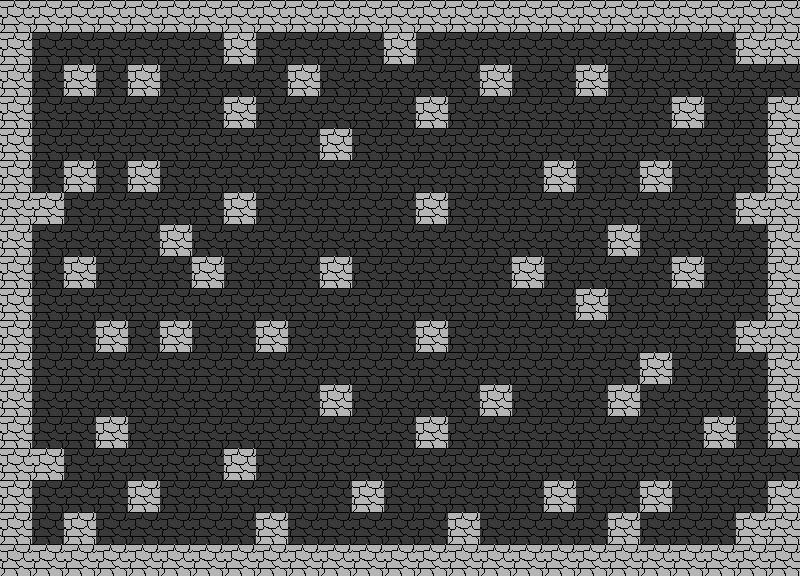

A 2D game scene composited from a Tiled map and its tileset images. What follows is a short description and the map's XML, with every tile layer's data as written:
An orthogonal 25x18 tile map with 32x32 px tiles, 1 tile layer (floor) and 5 objects (3x door, enemy, player).

<map version="1.10" tiledversion="1.11.2" orientation="orthogonal" renderorder="right-down" width="25" height="18" tilewidth="32" tileheight="32" infinite="0" nextlayerid="3" nextobjectid="6">
 <tileset firstgid="1" source="placeholder.tsx" />
 <layer id="1" name="floor" width="25" height="18">
  <data encoding="csv">
2,2,2,2,2,2,2,2,2,2,2,2,2,2,2,2,2,2,2,2,2,2,2,2,2,
2,1,1,1,1,1,1,2,1,1,1,1,2,1,1,1,1,1,1,1,1,1,1,2,2,
2,1,2,1,2,1,1,1,1,2,1,1,1,1,1,2,1,1,2,1,1,1,1,1,1,
2,1,1,1,1,1,1,2,1,1,1,1,1,2,1,1,1,1,1,1,1,2,1,1,2,
2,1,1,1,1,1,1,1,1,1,2,1,1,1,1,1,1,1,1,1,1,1,1,1,2,
2,1,2,1,2,1,1,1,1,1,1,1,1,1,1,1,1,2,1,1,2,1,1,1,2,
2,2,1,1,1,1,1,2,1,1,1,1,1,2,1,1,1,1,1,1,1,1,1,2,2,
2,1,1,1,1,2,1,1,1,1,1,1,1,1,1,1,1,1,1,2,1,1,1,1,2,
2,1,2,1,1,1,2,1,1,1,2,1,1,1,1,1,2,1,1,1,1,2,1,1,2,
2,1,1,1,1,1,1,1,1,1,1,1,1,1,1,1,1,1,2,1,1,1,1,1,2,
2,1,1,2,1,2,1,1,2,1,1,1,1,2,1,1,1,1,1,1,1,1,1,2,2,
2,1,1,1,1,1,1,1,1,1,1,1,1,1,1,1,1,1,1,1,2,1,1,1,2,
2,1,1,1,1,1,1,1,1,1,2,1,1,1,1,2,1,1,1,2,1,1,1,1,2,
2,1,1,2,1,1,1,1,1,1,1,1,1,2,1,1,1,1,1,1,1,1,2,1,2,
2,2,1,1,1,1,1,2,1,1,1,1,1,1,1,1,1,1,1,1,1,1,1,1,1,
2,1,1,1,2,1,1,1,1,1,1,2,1,1,1,1,1,2,1,1,2,1,1,1,2,
2,1,2,1,1,1,1,1,2,1,1,1,1,1,2,1,1,1,1,2,1,1,1,2,2,
2,2,2,2,2,2,2,2,2,2,2,2,2,2,2,2,2,2,2,2,2,2,2,2,2
</data>
 </layer>
 <objectgroup id="2" name="objects">
  <object id="1" type="enemy" gid="5" x="736" y="96" width="32" height="32" />
  <object id="2" type="door" gid="3" x="768" y="96" width="32" height="32" />
  <object id="3" type="door" gid="3" x="768" y="480" width="32" height="32" />
  <object id="4" type="player" gid="4" x="32" y="544" width="32" height="32" />
  <object id="5" type="door" gid="3" x="32" y="576" width="32" height="32" />
 </objectgroup>
</map>
